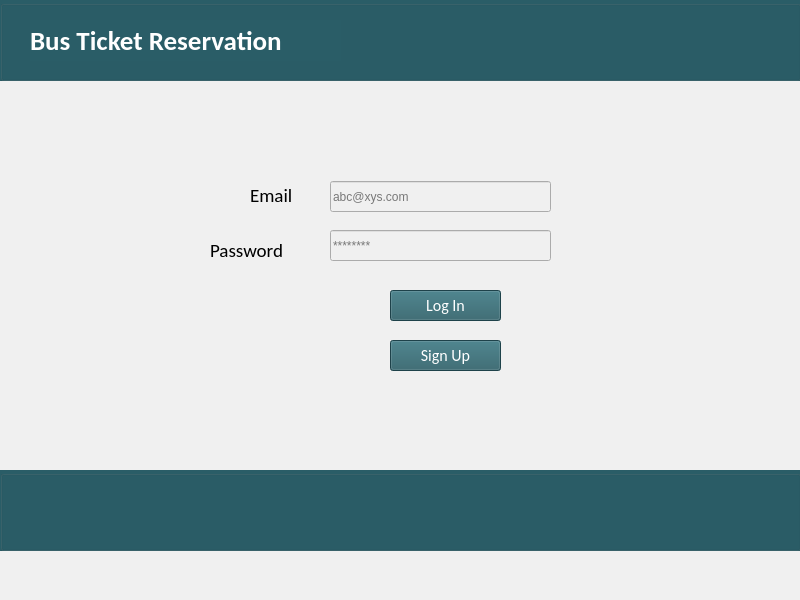
<?xml version="1.0" encoding="UTF-8"?>
<ui version="4.0">
 <class>Bus_Seat_Management_System</class>
 <widget class="QMainWindow" name="Bus_Seat_Management_System">
  <property name="enabled">
   <bool>true</bool>
  </property>
  <property name="geometry">
   <rect>
    <x>0</x>
    <y>0</y>
    <width>800</width>
    <height>600</height>
   </rect>
  </property>
  <property name="minimumSize">
   <size>
    <width>800</width>
    <height>600</height>
   </size>
  </property>
  <property name="maximumSize">
   <size>
    <width>800</width>
    <height>600</height>
   </size>
  </property>
  <property name="acceptDrops">
   <bool>false</bool>
  </property>
  <property name="windowTitle">
   <string>Log In</string>
  </property>
  <property name="windowIcon">
   <iconset>
    <normaloff>logo.ico</normaloff>logo.ico</iconset>
  </property>
  <property name="autoFillBackground">
   <bool>false</bool>
  </property>
  <property name="styleSheet">
   <string notr="true">background:#f0f0f0;
</string>
  </property>
  <property name="iconSize">
   <size>
    <width>60</width>
    <height>60</height>
   </size>
  </property>
  <property name="toolButtonStyle">
   <enum>Qt::ToolButtonIconOnly</enum>
  </property>
  <property name="animated">
   <bool>true</bool>
  </property>
  <widget class="QWidget" name="centralwidget">
   <property name="styleSheet">
    <string notr="true"/>
   </property>
   <widget class="QGroupBox" name="Header">
    <property name="geometry">
     <rect>
      <x>0</x>
      <y>0</y>
      <width>801</width>
      <height>81</height>
     </rect>
    </property>
    <property name="styleSheet">
     <string notr="true">background:#2a5d67;</string>
    </property>
    <property name="title">
     <string/>
    </property>
    <widget class="QLabel" name="title">
     <property name="geometry">
      <rect>
       <x>30</x>
       <y>20</y>
       <width>311</width>
       <height>41</height>
      </rect>
     </property>
     <property name="font">
      <font>
       <family>Calibri</family>
       <pointsize>20</pointsize>
       <weight>75</weight>
       <bold>true</bold>
      </font>
     </property>
     <property name="styleSheet">
      <string notr="true">color:#fff;</string>
     </property>
     <property name="text">
      <string>Bus Ticket Reservation</string>
     </property>
    </widget>
   </widget>
   <widget class="QGroupBox" name="groupBox_2">
    <property name="geometry">
     <rect>
      <x>0</x>
      <y>470</y>
      <width>801</width>
      <height>81</height>
     </rect>
    </property>
    <property name="styleSheet">
     <string notr="true">background:#2a5d67;</string>
    </property>
    <property name="title">
     <string/>
    </property>
   </widget>
   <widget class="QLabel" name="label_2">
    <property name="geometry">
     <rect>
      <x>250</x>
      <y>180</y>
      <width>71</width>
      <height>31</height>
     </rect>
    </property>
    <property name="font">
     <font>
      <family>Calibri</family>
      <pointsize>14</pointsize>
     </font>
    </property>
    <property name="text">
     <string>Email</string>
    </property>
   </widget>
   <widget class="QLabel" name="label_3">
    <property name="geometry">
     <rect>
      <x>210</x>
      <y>230</y>
      <width>101</width>
      <height>41</height>
     </rect>
    </property>
    <property name="font">
     <font>
      <family>Calibri</family>
      <pointsize>14</pointsize>
     </font>
    </property>
    <property name="text">
     <string>Password</string>
    </property>
   </widget>
   <widget class="QLineEdit" name="bt_email">
    <property name="geometry">
     <rect>
      <x>330</x>
      <y>181</y>
      <width>221</width>
      <height>31</height>
     </rect>
    </property>
    <property name="text">
     <string/>
    </property>
    <property name="placeholderText">
     <string>abc@xys.com</string>
    </property>
   </widget>
   <widget class="QLineEdit" name="pass">
    <property name="geometry">
     <rect>
      <x>330</x>
      <y>230</y>
      <width>221</width>
      <height>31</height>
     </rect>
    </property>
    <property name="text">
     <string/>
    </property>
    <property name="echoMode">
     <enum>QLineEdit::Password</enum>
    </property>
    <property name="placeholderText">
     <string>********</string>
    </property>
   </widget>
   <widget class="QPushButton" name="log_in">
    <property name="geometry">
     <rect>
      <x>390</x>
      <y>290</y>
      <width>111</width>
      <height>31</height>
     </rect>
    </property>
    <property name="font">
     <font>
      <family>Calibri</family>
      <pointsize>12</pointsize>
     </font>
    </property>
    <property name="styleSheet">
     <string notr="true">QPushButton{

	background:#2a5d67;
	color:#fff;
}</string>
    </property>
    <property name="text">
     <string>Log In</string>
    </property>
   </widget>
   <widget class="QPushButton" name="sign_up">
    <property name="geometry">
     <rect>
      <x>390</x>
      <y>340</y>
      <width>111</width>
      <height>31</height>
     </rect>
    </property>
    <property name="font">
     <font>
      <family>Calibri</family>
      <pointsize>12</pointsize>
     </font>
    </property>
    <property name="styleSheet">
     <string notr="true">QPushButton{
	background:#2a5d67;
	color:#fff;
}</string>
    </property>
    <property name="text">
     <string>Sign Up</string>
    </property>
   </widget>
  </widget>
  <widget class="QMenuBar" name="menubar">
   <property name="enabled">
    <bool>false</bool>
   </property>
   <property name="geometry">
    <rect>
     <x>0</x>
     <y>0</y>
     <width>800</width>
     <height>26</height>
    </rect>
   </property>
  </widget>
  <widget class="QStatusBar" name="statusbar">
   <property name="enabled">
    <bool>false</bool>
   </property>
  </widget>
 </widget>
 <resources/>
 <connections/>
</ui>
